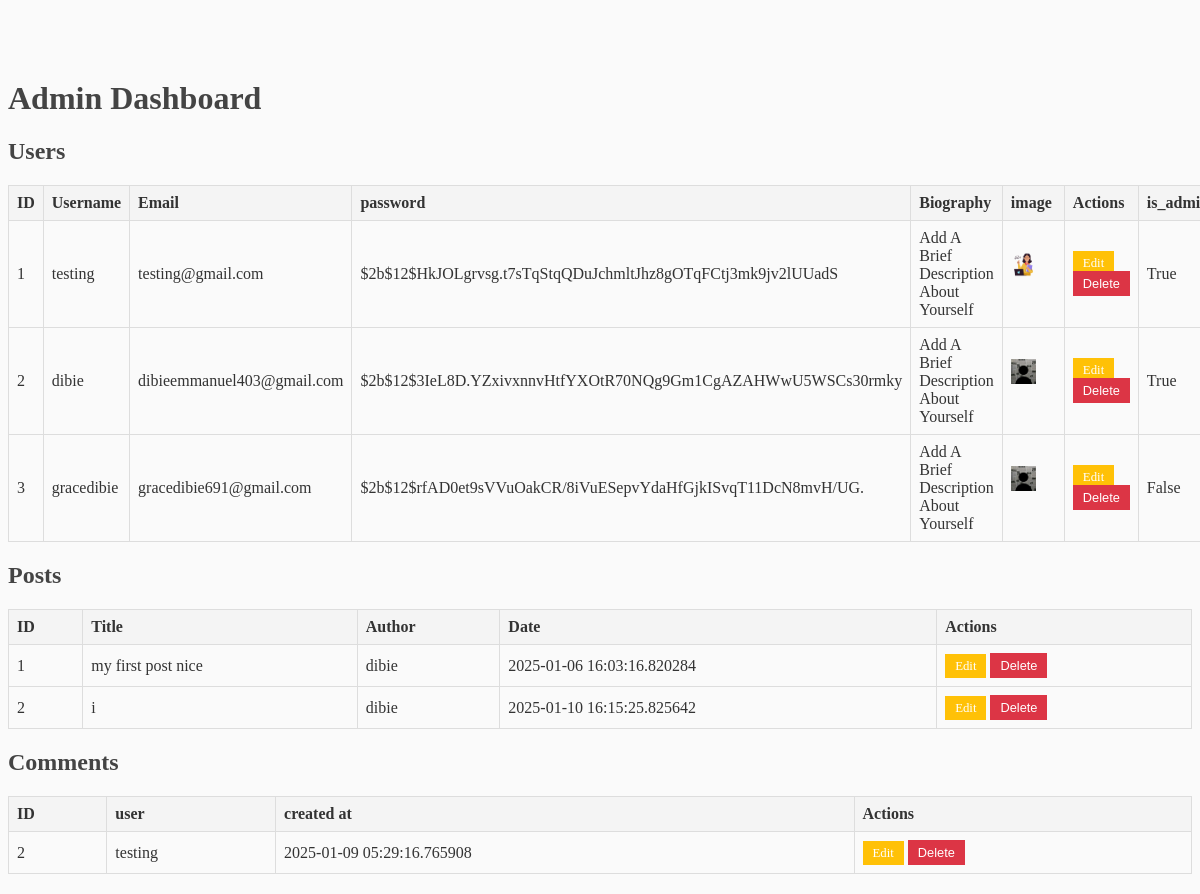
The app's page /admin (signed in), older data.
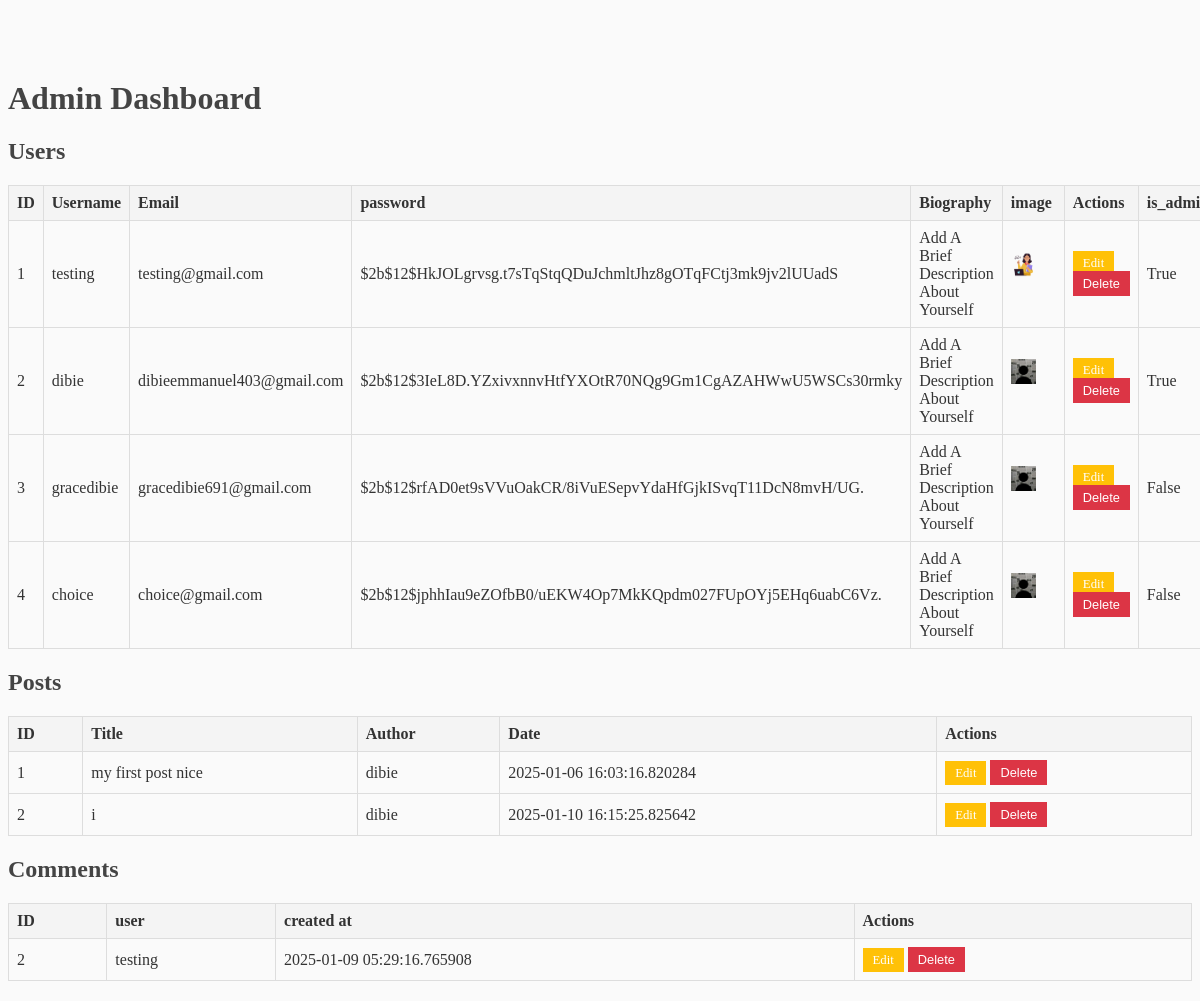
The same page, newer data.
### flaskblog/models.py (models this page shows, shortened)
class User(db.Model, UserMixin):
    id = db.Column(db.Integer, primary_key=True)
    username = db.Column(db.String(20), nullable=False, unique=True)
    email = db.Column(db.String(120), nullable=False, unique=True)
    image_file = db.Column(db.String(20), nullable=False, default='default.jpg')
    password = db.Column(db.String(60), nullable=False)
    posts = db.relationship('Post', backref='author', lazy=True)
    is_admin = db.Column(db.Boolean, nullable=False,default=False)
    Biography= db.Column(db.Text, nullable=False,default='Add A Brief Description About Yourself')

class Post(db.Model):
    id = db.Column(db.Integer, primary_key=True)
    title = db.Column(db.String(100), nullable=False)
    content = db.Column(db.Text, nullable=False)
    date = db.Column(db.DateTime, nullable=False, default=datetime.utcnow)
    user_id = db.Column(db.Integer, db.ForeignKey('user.id'), nullable=False)
    is_admin = db.Column(db.Boolean, nullable=False,default=False)

class Comment(db.Model):
    id = db.Column(db.Integer, primary_key=True)
    content = db.Column(db.String(500), nullable=False)
    user_id = db.Column(db.Integer, db.ForeignKey('user.id'), nullable=False)
    post_id = db.Column(db.Integer, db.ForeignKey('post.id'), nullable=False)
    created_at = db.Column(db.DateTime, default=datetime.utcnow)
    user = db.relationship('User', backref=db.backref('comments', lazy=True))
    post = db.relationship('Post', backref=db.backref('comments', lazy='dynamic'))

### flaskblog/routes.py (the view)
@app.route('/admin', methods=['GET', 'POST'])
@login_required
def admin_page():
    posts = Post.query.all()  # Fetch all posts
    users = User.query.all()  # Fetch all users
    comments=Comment.query.all()
    if current_user.email != 'dibieemmanuel403@gmail.com':  # Ensure the user is an admin
        flash("You are not authorized to access this page.", "danger")
        return redirect(url_for('home'))  # Redirect unauthorized users to home
    return render_template('admin.html', users=users, posts=posts,comments=comments)

### flaskblog/models.py (called while the page is built)
@login_manager.user_loader
def load_user(user_id):
    return User.query.get(int(user_id))

### flaskblog/templates/Admin.html (shortened to what this page needs)
<!DOCTYPE html>
<html lang="en">
<head>
    <link rel="stylesheet" href="{{ url_for('static', filename='main.css') }}">
</head>
<body>
    <div class="container">
        <h1 class="text-center text-primary">Admin Dashboard</h1>
        <h2 class="mt-5">Users</h2>
        <table class="table table-bordered">
            <thead>
                <tr>
                    <th>ID</th>
                    <th>Username</th>
                    <th>Email</th>
                    <th>password</th>
                    <th>Biography</th>
                    <th>image</th>
                    <th>Actions</th>
                    <th>is_admin</th>
                </tr>
            </thead>
            <tbody>
                {% for user in users %}
                <tr>
                    <td>{{ user.id }}</td>
                    <td>{{ user.username }}</td>
                    <td>{{ user.email }}</td>
                    <td>{{ user.password }}</td>
                    <td>{{ user.Biography }}</td>
                    <td><img class="rounded-circle border account-img2 border-primary"
                     src="{{ url_for('static', filename='profile_pics/' + user.image_file) }}"> </td>
                    <td>
                        <a href="{{ url_for('edit_user', user_id=user.id) }}" class="btn11 btn-warning btn-sm">Edit</a>
                        <form action="{{ url_for('delete_user', user_id=user.id) }}" method="POST" style="display:inline;">
                            <button type="submit" class="btn11 btn-danger btn-sm">Delete</button>
                        </form>
                    </td>
                    <td>{{ user.is_admin }}</td>
                </tr>
                {% endfor %}
            </tbody>
        </table>
        <h2 class="mt-5">Posts</h2>
        <table class="table table-bordered">
            <thead>
                <tr>
                    <th>ID</th>
                    <th>Title</th>
                    <th>Author</th>
                    <th>Date</th>
                    <th>Actions</th>
                </tr>
            </thead>
            <tbody>
                {% for post in posts %}
                <tr>
                    <td>{{ post.id }}</td>
                    <td>{{ post.title }}</td>
                    <td>{{ post.author.username }}</td>
                    <td>{{ post.date }}</td>
                    <td>
                        <a href="{{ url_for('edit_post', post_id=post.id) }}" class="btn11 btn-warning btn-sm">Edit</a>
                        <form action="{{ url_for('delete_post', post_id=post.id) }}" method="POST" style="display:inline;">
                            <button type="submit" class="btn11 btn-danger btn-sm">Delete</button>
                        </form>
                    </td>
                </tr>
                {% endfor %}
            </tbody>
        </table>
        <h2 class="mt-5">Comments</h2>
        <table class="table table-bordered">
            <thead>
                <tr>
                    <th>ID</th>
                    <th>user</th>
                    <th>created at</th>
                    <th>Actions</th>
                </tr>
            </thead>
            <tbody>
                {% for comment in comments %}
                <tr>
                    <td>{{ comment.id }}</td>
                    <td>{{ comment.user.username }}</td>
                    <td>{{ comment.created_at }}</td>
                    <td>
                        <a class="btn11 btn-warning btn-sm">Edit</a>
                        <form action="{{ url_for('delete_comment_admin', comment_id=comment.id) }}" method="POST" style="display:inline;">
                            <button type="submit" class="btn11 btn-danger btn-sm">Delete</button>
                        </form>
                    </td>
                </tr>
               {% endfor %}
            </tbody>
        </table>
    </div>
</body>
</html>

### flaskblog/static/main.css (style rules this page uses)
body { background: #fafafa; color: #333333; margin-top: 5rem; }
h1, h2, h3, h4, h5, h6 { color: #444444; }
.account-img2 { height: 25px; width: 25px; margin-right: 20px; margin-bottom: 16px; }
.table { width: 100%; margin-bottom: 20px; border-collapse: collapse; }
.table th, .table td { border: 1px solid #ddd; padding: 8px; text-align: left; }
.table th { background-color: #f4f4f4; }
.btn11 { text-decoration: none; padding: 5px 10px; color: #fff; border: none; cursor: pointer; }
.btn-warning { background-color: #ffc107; }
.btn-danger { background-color: #dc3545; }
.btn-sm { font-size: 0.8rem; }

Row changes from the older to the newer data that the page shows:
added User: id "4", username "choice", email "choice@gmail.com", password "$2b$12$jphhIau9eZOfbB0/uEKW4Op7MkKQpdm027FUpOYj5EHq6uabC6Vz.", Biography "Add A Brief Description About Yourself", image_file (placeholder picture), is_admin "False"
